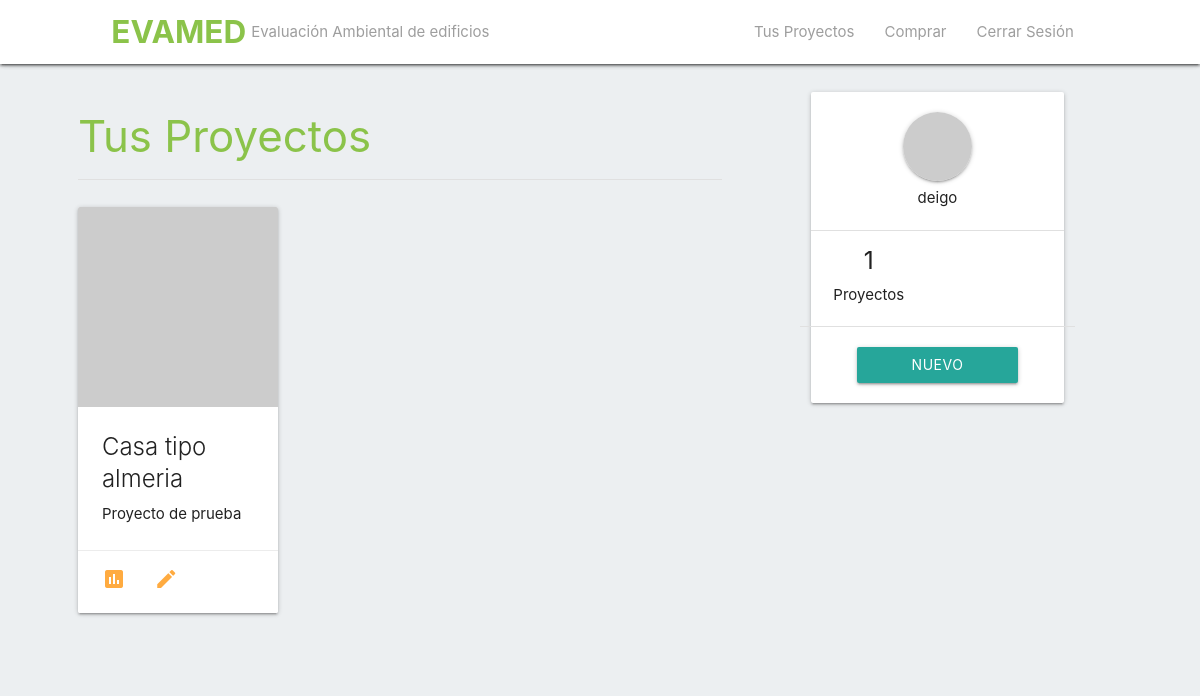
/ (signed in), run on an earlier commit of the app's database.
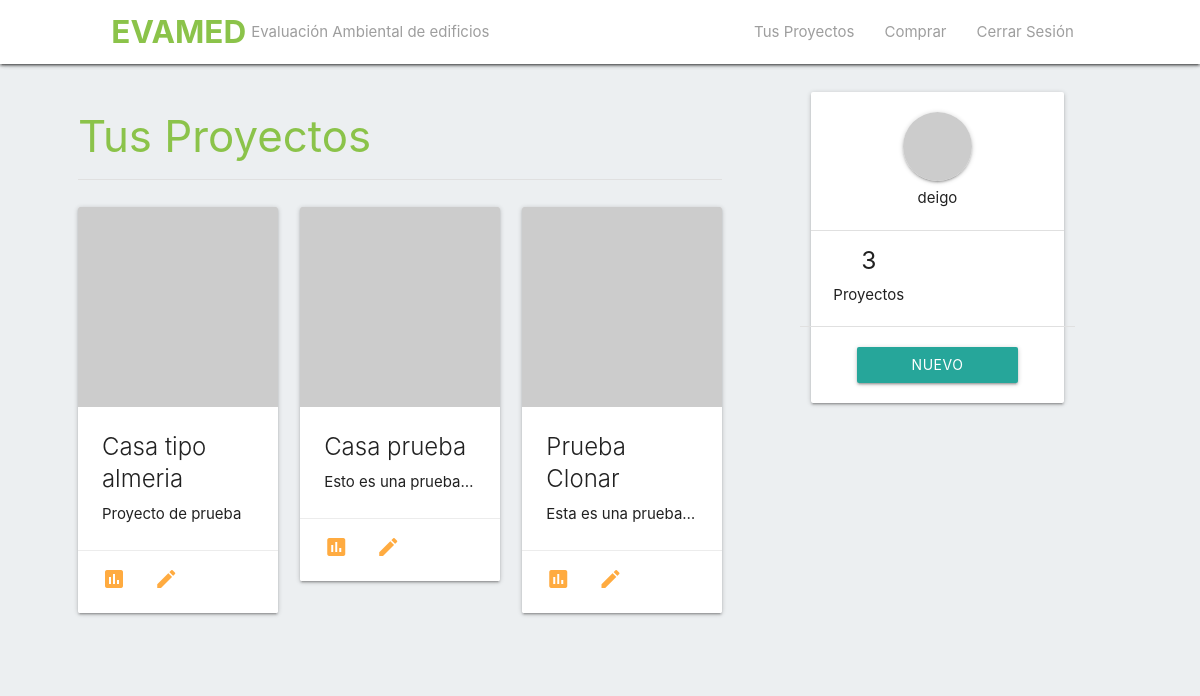
And on a later commit of the database.
### tables this page shows
CREATE TABLE project (
  idProject INTEGER PRIMARY KEY AUTOINCREMENT,
  idUser INTEGER NOT NULL,
  name TEXT NOT NULL,
  description TEXT,
  fecha datetime,
  FOREIGN KEY(idUser) REFERENCES user(idUser)
);

CREATE TABLE user (
  idUser INTEGER PRIMARY KEY AUTOINCREMENT,
  fullName TEXT NOT NULL,
  email TEXT UNIQUE NOT NULL,
  enterprise TEXT NOT NULL,
  password TEXT NOT NULL
);

### flaskr/proyectos.py (the view)
@bp.route('/')
@login_required
def index():
    nombre = session.get('user_fullName')
    idUsuario = session.get('user_id')
    session.pop('idProyecto', None)
    db = get_db()
    proyectos = db.execute(
            'SELECT * FROM project WHERE idUser = ? order by fecha ASC', (idUsuario,)
        ).fetchall()
    return render_template('proyectos/proyectos.html',
                            Nombre = nombre,
                            Proyectos = proyectos,
                            NumProyectos = len(proyectos))

### flaskr/auth.py (called while the page is built)
@bp.before_app_request
def load_logged_in_user():
    user_id = session.get('user_id')
    if user_id is None:
        g.user = None
    else:
        g.user = get_db().execute(
            'SELECT * FROM user WHERE idUser = ?', (user_id,)
        ).fetchone()

def login_required(view):
    @functools.wraps(view)
    def wrapped_view(**kwargs):
        if g.user is None:
            return redirect(url_for('auth.login'))
        return view(**kwargs)
    return wrapped_view

### flaskr/db.py (called while the page is built)
def get_db():
    if 'db' not in g:
        g.db = sqlite3.connect(
            current_app.config['DATABASE'],
            detect_types=sqlite3.PARSE_DECLTYPES
        )
        g.db.row_factory = sqlite3.Row
    return g.db

### flaskr/templates/proyectos/proyectos.html (shortened to what this page needs)
{% extends 'proyectos/base.html' %}
{% block content %}
<div class="row">
    <div class="col s8">
        <div class="row">
            <div class="col s10 offset-s1">
                <h3 class="light-green-text accent-2-text">Tus Proyectos</h3>
                <div class="divider"></div>
            </div>
        </div>
        <div class="row">
            <div class="col s10 offset-s1">
                <div class="row">
                    {% for proyecto in Proyectos %}
                        <div class="col s4">
                            <div class="card">
                                <div class="card-image">
                                    <img src="http://placeimg.com/300/300/arch?random={{proyecto['idProject']}}">
                                </div>
                                <div class="card-content">
                                    <span class="card-title activator">{{proyecto['name']}}</span>
                                    <p class="truncate activator">{{proyecto['description']}}</p>
                                </div>
                                <div class="card-action">
                                    <a href={{ url_for('proyectos.proyecto', idProyecto = proyecto[ 'idProject' ] ) }}><i class="material-icons">insert_chart</i> </a>
                                    <a href={{ url_for('proyectos.configuraProyecto', idProyecto = proyecto[ 'idProject' ] ) }}><i class="material-icons">edit</i> </a>
                                </div>
                            </div>
                        </div>
                    {% endfor %}
                </div>
            </div>
        </div>
    </div>
    <div class="col s3">
        <div class="row">
            <div class="col s11 ">
                <div class="card">
                    <div class="row">
                        <div class="col s4 offset-s4">
                            <img src="https://picsum.photos/500/500?random=1" alt="Imagen Usuario" class="circle responsive-img z-depth-1" >
                        </div>
                        <div class="col s4 offset-s4 center-align">
                            {{ Nombre }}
                        </div>
                    </div>
                    <div class="divider"></div>
                    <div class="row">
                        <div class="col s6">
                            <div class="row">
                                <h5 class="center-align col s12">{{NumProyectos}}</h5>
                                <div class="center-align col s12">Proyectos</div>
                            </div>
                        </div>
                        <div class="col s6"></div>
                        <div class="divider col s12"></div>
                    </div>
                    <div class="row">
                        <div class="col s8 offset-s2 center-align">
                            <a class="waves-effect waves-light btn modal-trigger" href="#creaProyecto">Nuevo Proyecto</a>
                        </div>
                    </div>
                </div>
            </div>
        </div>
    </div>
</div>
{% endblock %}

### flaskr/templates/proyectos/base.html (shortened to what this page needs)
<!DOCTYPE html>
<html lang="en">
<head>
    <link rel="stylesheet" href="https://cdnjs.cloudflare.com/ajax/libs/materialize/1.0.0/css/materialize.min.css">
</head>
<body class='blue-grey lighten-5'>
    <div class="navbar-fixed">
        <nav>
            <div class="nav-wrapper white z-depth-1 " >
                <div class="row">
                    <div class="col s10 offset-s1">
                        <a href="#" class="brand-logo light-green-text accent-2-text" style="font-weight: bold;">EVAMED</a>
                        <span class="grey-text" style="margin-left: 140px;">Evaluación Ambiental de edificios </span>
                        <ul id="nav-mobile" class="right hide-on-med-and-down">
                            <li>
                                <a href="/" class="grey-text darken-1-text">
                                    Tus Proyectos
                                </a>
                            </li>
                            <li><a href="#" class="grey-text darken-1-text">Comprar</a></li>
                            <li><a href="/auth/logout" class="grey-text darken-1-text">Cerrar Sesión</a></li>
                        </ul>
                    </div>
                </div>
            </div>
          </nav>
    </div>
    {% block content %}{% endblock %}
</body>
</html>

What changed in the data, as far as the page shows it:
added project: name "Casa prueba", description "Esto es una prueba…"
added project: name "Prueba Clonar", description "Esta es una prueba…"
Also different on the page:
{{ NumProyectos }}: "1" → "3"
